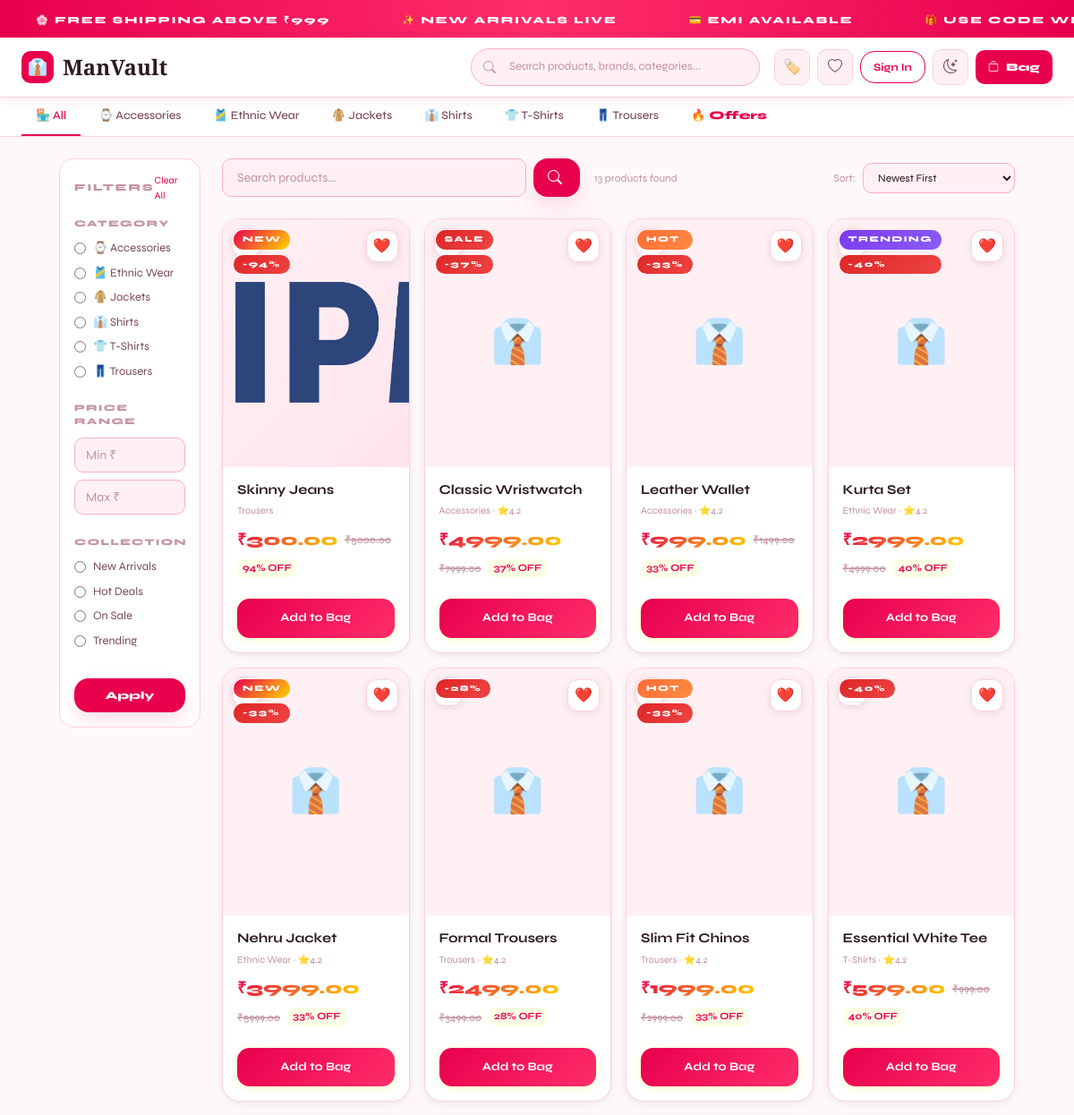
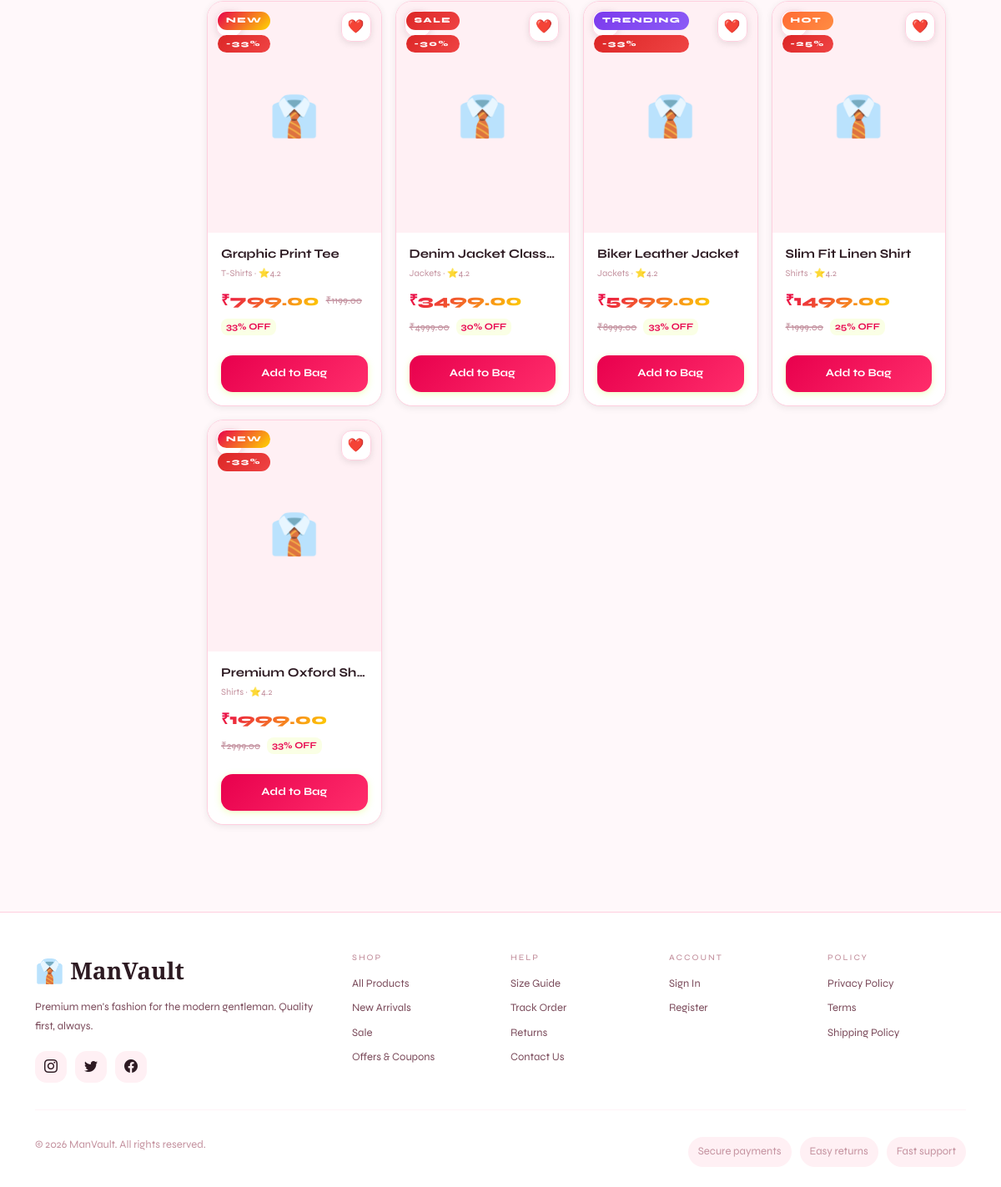
The app's page /shop/ with its own data (2 pictures, top to bottom).
### store/models.py (models this page shows, shortened)
class Category(models.Model):
    name = models.CharField(max_length=100)
    slug = models.SlugField(unique=True)
    description = models.TextField(blank=True)
    image = models.ImageField(upload_to='categories/', blank=True, null=True)
    icon = models.CharField(max_length=10, default='👕')
    is_active = models.BooleanField(default=True)
    created_at = models.DateTimeField(auto_now_add=True)
    class Meta:
        verbose_name_plural = 'Categories'
        ordering = ['name']

class Product(models.Model):
    BADGE_CHOICES = [('','None'),('new','NEW'),('hot','HOT'),('sale','SALE'),('trending','TRENDING')]
    category = models.ForeignKey(Category, on_delete=models.SET_NULL, null=True, related_name='products')
    brand = models.ForeignKey(Brand, on_delete=models.SET_NULL, null=True, blank=True, related_name='products')
    name = models.CharField(max_length=200)
    slug = models.SlugField(unique=True, blank=True)
    description = models.TextField(blank=True)
    material = models.CharField(max_length=200, blank=True)
    price = models.DecimalField(max_digits=10, decimal_places=2)
    original_price = models.DecimalField(max_digits=10, decimal_places=2, blank=True, null=True)
    stock = models.PositiveIntegerField(default=0)
    badge = models.CharField(max_length=20, choices=BADGE_CHOICES, blank=True)
    is_active = models.BooleanField(default=True)
    is_featured = models.BooleanField(default=False)
    rating = models.DecimalField(max_digits=3, decimal_places=1, default=0)
    review_count = models.PositiveIntegerField(default=0)
    sales_count = models.PositiveIntegerField(default=0)
    created_at = models.DateTimeField(auto_now_add=True)
    updated_at = models.DateTimeField(auto_now=True)
    class Meta: ordering = ['-created_at']
    @property
    def discount_percent(self):
        if self.original_price and self.original_price > self.price:
            return int(((self.original_price - self.price) / self.original_price) * 100)
        return 0
    @property
    def main_image(self):
        return self.images.filter(is_primary=True).first() or self.images.first()

class ProductImage(models.Model):
    product = models.ForeignKey(Product, on_delete=models.CASCADE, related_name='images')
    image = models.ImageField(upload_to='products/')
    alt_text = models.CharField(max_length=200, blank=True)
    is_primary = models.BooleanField(default=False)
    order = models.PositiveIntegerField(default=0)
    class Meta: ordering = ['order']

### store/views.py (the view)
# urls.py: path('shop/', views.shop, name='shop'),
def shop(request):
    products = Product.objects.filter(is_active=True)
    categories = Category.objects.filter(is_active=True)
    brands = Brand.objects.filter(is_active=True)
    q = request.GET.get('q',''); cat = request.GET.get('category','')
    brand = request.GET.get('brand',''); min_p = request.GET.get('min_price','')
    max_p = request.GET.get('max_price',''); sort = request.GET.get('sort','-created_at')
    badge = request.GET.get('badge','')
    if q: products = products.filter(Q(name__icontains=q)|Q(description__icontains=q)|Q(category__name__icontains=q))
    if cat: products = products.filter(category__slug=cat)
    if brand: products = products.filter(brand__slug=brand)
    if min_p: products = products.filter(price__gte=min_p)
    if max_p: products = products.filter(price__lte=max_p)
    if badge: products = products.filter(badge=badge)
    sort_map = {'price_asc':'price','price_desc':'-price','rating':'-rating','newest':'-created_at','popular':'-sales_count'}
    products = products.order_by(sort_map.get(sort, '-created_at'))
    paginator = Paginator(products, 16)
    page = paginator.get_page(request.GET.get('page', 1))
    return render(request, 'store/shop.html', {
        'products': page, 'categories': categories, 'brands': brands,
        'q': q, 'selected_cat': cat, 'selected_brand': brand,
        'min_price': min_p, 'max_price': max_p, 'sort': sort, 'badge': badge,
        'total_products': paginator.count, 'badges': BADGE_CHOICES,
    })

### templates/store/shop.html (shortened to what this page needs)
{% extends 'base.html' %}
{% block content %}
<div class="container-fluid py-4 shop-page" style="max-width:1400px">
  <div class="row g-4">
    <div class="col-lg-2">
      <div class="mv-card p-3 shop-sidebar" style="position:sticky;top:80px">
        <div class="d-flex justify-content-between align-items-center mb-3">
          <span style="font-size:11px;font-weight:800;letter-spacing:2px;text-transform:uppercase;color:var(--tx3)">Filters</span>
          <a href="{% url 'store:shop' %}" style="font-size:11px;color:var(--acc)">Clear All</a>
        </div>
        <form method="GET" id="filter-form" class="shop-filter-form">
          <div class="mb-4">
            <div style="font-size:10px;font-weight:800;letter-spacing:1.5px;text-transform:uppercase;color:var(--tx3);margin-bottom:10px">Category</div>
            {% for cat in categories %}
            <label style="display:flex;align-items:center;gap-8px;margin-bottom:8px;cursor:pointer;font-size:13px;color:{% if selected_cat == cat.slug %}var(--acc){% else %}var(--tx2){% endif %}">
              <input type="radio" name="category" value="{{ cat.slug }}" {% if selected_cat == cat.slug %}checked{% endif %} onchange="this.form.submit()" style="accent-color:var(--acc);margin-right:8px">{{ cat.icon }} {{ cat.name }}
            </label>
            {% endfor %}
          </div>
          <div class="mb-4">
            <div style="font-size:10px;font-weight:800;letter-spacing:1.5px;text-transform:uppercase;color:var(--tx3);margin-bottom:10px">Price Range</div>
            <input type="number" name="min_price" placeholder="Min ₹" value="{{ min_price }}" class="mv-input" style="margin-bottom:8px;padding:8px 12px!important">
            <input type="number" name="max_price" placeholder="Max ₹" value="{{ max_price }}" class="mv-input" style="padding:8px 12px!important">
          </div>
          <div class="mb-4">
            <div style="font-size:10px;font-weight:800;letter-spacing:1.5px;text-transform:uppercase;color:var(--tx3);margin-bottom:10px">Collection</div>
            {% for val,lbl in badges %}
            <label style="display:flex;align-items:center;margin-bottom:8px;cursor:pointer;font-size:13px;color:{% if badge == val %}var(--acc){% else %}var(--tx2){% endif %}">
              <input type="radio" name="badge" value="{{ val }}" {% if badge == val %}checked{% endif %} onchange="this.form.submit()" style="accent-color:var(--acc);margin-right:8px">{{ lbl }}
            </label>
            {% endfor %}
          </div>
          <button type="submit" class="mv-btn w-100 justify-content-center" style="padding:10px;font-size:12px">Apply</button>
        </form>
      </div>
    </div>
    <div class="col-lg-10">
      <div class="d-flex justify-content-between align-items-center mb-4 flex-wrap gap-2 shop-toolbar">
        <div class="d-flex gap-3 align-items-center flex-grow-1">
          <form method="GET" class="shop-search-form d-flex gap-2 flex-grow-1" style="max-width:400px">
            <input type="text" name="q" value="{{ q }}" placeholder="Search products..." class="mv-input" id="search-input" autocomplete="off" style="flex:1;padding:10px 16px!important">
            <button type="submit" class="mv-btn"><i class="bi bi-search"></i></button>
          </form>
          <span style="font-size:12px;color:var(--tx3)">{{ total_products }} products found</span>
        </div>
        <div class="d-flex gap-2 align-items-center">
          <span style="font-size:12px;color:var(--tx3)">Sort:</span>
          <select name="sort" form="filter-form" onchange="document.getElementById('filter-form').submit()" class="mv-input" style="width:auto;padding:8px 12px!important;font-size:12px!important">
            <option value="-created_at" {% if sort == '-created_at' %}selected{% endif %}>Newest First</option>
          </select>
        </div>
      </div>
      {% if products %}
      <div class="row g-3">
        {% for p in products %}{% include 'store/partials/product_card.html' %}{% endfor %}
      </div>
      {% endif %}
    </div>
  </div>
</div>
{% endblock %}

### templates/base.html (shortened to what this page needs)
<!DOCTYPE html>
<html lang="en">
<head>
<link href="https://cdn.jsdelivr.net/npm/bootstrap@5.3.0/dist/css/bootstrap.min.css" rel="stylesheet"/>
<link href="https://cdn.jsdelivr.net/npm/bootstrap-icons@1.11.0/font/bootstrap-icons.css" rel="stylesheet"/>
</head>
<body>
<div class="ticker">
  <div class="ticker-inner">
    {% for _ in "12345678" %}
    <span class="ticker-item">🌸 FREE SHIPPING ABOVE ₹999</span>
    <span class="ticker-item">✨ NEW ARRIVALS LIVE</span>
    <span class="ticker-item">💳 EMI AVAILABLE</span>
    <span class="ticker-item">🎁 USE CODE WELCOME10 — 10% OFF</span>
    {% endfor %}
  </div>
</div>
<nav class="mv-navbar">
  <div class="container-fluid d-flex flex-wrap align-items-center gap-3">
    <div class="d-flex align-items-center gap-3 flex-grow-1">
      <a href="{% url 'store:home' %}" class="mv-logo">
        <div class="mv-logo-icon">👔</div> ManVault
      </a>
    </div>
    <div class="nav-search d-none d-md-flex flex-grow-1">
      <form action="{% url 'store:shop' %}" method="GET" class="w-100">
        <i class="bi bi-search si"></i>
        <input type="text" name="q" placeholder="Search products, brands, categories..." value="{{ request.GET.q }}">
      </form>
    </div>
    <div class="nav-actions d-none d-md-flex align-items-center gap-2 ms-auto">
      <a href="{% url 'store:offers' %}" class="icon-btn" title="Offers & Coupons">🏷️</a>
      <a href="{% url 'store:wishlist' %}" class="icon-btn" title="Wishlist">
        <i class="bi bi-heart"></i>
      </a>
      {% if user.is_authenticated %}
        <a href="{% url 'notifications:list' %}" class="icon-btn" title="Notifications">
          <i class="bi bi-bell"></i>
          {% if notif_count %}<span class="icon-badge">{{ notif_count }}</span>{% endif %}
        </a>
        {% if user.is_staff %}
          <a href="{% url 'dashboard:home' %}" class="icon-btn" title="Admin Dashboard">
            <i class="bi bi-speedometer2"></i>
          </a>
        {% endif %}
        <div class="dropdown">
          <div class="icon-btn" data-bs-toggle="dropdown" style="cursor:pointer" aria-expanded="false">
            <i class="bi bi-person"></i>
          </div>
          <ul class="dropdown-menu dropdown-menu-end">
            <li style="padding:10px 16px;border-bottom:1px solid var(--brd2);margin-bottom:4px">
              <div style="font-weight:700;font-size:13px;color:var(--tx)">{{ user.full_name }}</div>
              <div style="font-size:11px;color:var(--tx3)">{{ user.email }}</div>
              <div style="font-size:10px;color:var(--acc);margin-top:3px;font-weight:700">⭐ {{ user.loyalty_points }} pts</div>
            </li>
            <li><a href="{% url 'accounts:profile' %}" class="dropdown-item">👤 Profile</a></li>
            <li><a href="{% url 'orders:order_list' %}" class="dropdown-item">📦 My Orders</a></li>
            <li><a href="{% url 'accounts:logout' %}" class="dropdown-item" style="color:#DC2626!important">🚪 Sign Out</a></li>
          </ul>
        </div>
      {% else %}
        <a href="{% url 'accounts:login' %}" class="mv-btn-outline" style="padding:8px 14px;font-size:12px">Sign In</a>
      {% endif %}
      <button class="icon-btn" onclick="toggleTheme()" title="Toggle dark mode" aria-label="Toggle dark mode">
        <i class="bi bi-moon-stars"></i>
      </button>
      <a href="{% url 'store:cart' %}" class="cart-btn">
        <i class="bi bi-bag"></i> Bag
      </a>
    </div>
  </div>
</nav>
<div class="cat-nav flex-wrap">
  <a href="{% url 'store:shop' %}" {% if request.path == '/shop/' %}class="active"{% endif %}>🏪 All</a>
  {% for cat in cats_for_nav %}
  <a href="{% url 'store:category' cat.slug %}">{{ cat.icon }} {{ cat.name }}</a>
  {% endfor %}
  <a href="{% url 'store:offers' %}" style="color:var(--acc);font-weight:800">🔥 Offers</a>
</div>
<main class="container px-3 px-md-4">
{% block content %}{% endblock %}
</main>
<footer class="mv-footer">
  <div class="container">
    <div class="row g-4">
      <div class="col-lg-4">
        <div class="footer-logo mb-2">👔 ManVault</div>
        <p class="footer-text">Premium men's fashion for the modern gentleman. Quality first, always.</p>
        <div class="footer-socials">
          <a href="#" class="footer-social-btn"><i class="bi bi-instagram"></i></a>
          <a href="#" class="footer-social-btn"><i class="bi bi-twitter"></i></a>
          <a href="#" class="footer-social-btn"><i class="bi bi-facebook"></i></a>
        </div>
      </div>
      <div class="col-sm-4 col-lg-2 footer-links">
        <h6>Shop</h6>
        <a href="{% url 'store:shop' %}">All Products</a>
        <a href="{% url 'store:shop' %}?badge=new">New Arrivals</a>
        <a href="{% url 'store:shop' %}?badge=sale">Sale</a>
        <a href="{% url 'store:offers' %}">Offers & Coupons</a>
      </div>
      <div class="col-sm-4 col-lg-2 footer-links">
        <h6>Help</h6>
        <a href="#">Size Guide</a>
        <a href="#">Track Order</a>
        <a href="#">Returns</a>
        <a href="#">Contact Us</a>
      </div>
      <div class="col-sm-4 col-lg-2 footer-links">
        <h6>Account</h6>
        {% if user.is_authenticated %}
        <a href="{% url 'accounts:profile' %}">My Profile</a>
        <a href="{% url 'orders:order_list' %}">My Orders</a>
        <a href="{% url 'store:wishlist' %}">Wishlist</a>
        {% else %}
        <a href="{% url 'accounts:login' %}">Sign In</a>
        <a href="{% url 'accounts:register' %}">Register</a>
        {% endif %}
      </div>
      <div class="col-lg-2 footer-links">
        <h6>Policy</h6>
        <a href="#">Privacy Policy</a>
        <a href="#">Terms</a>
        <a href="#">Shipping Policy</a>
      </div>
    </div>
    <hr style="border-color:var(--brd2);margin:32px 0 20px">
    <div class="footer-bottom">
      <p>© {% now 'Y' %} ManVault. All rights reserved.</p>
      <div class="footer-cert">
        <span>Secure payments</span>
        <span>Easy returns</span>
        <span>Fast support</span>
      </div>
    </div>
  </div>
</footer>
</body>
</html>

### templates/store/partials/product_card.html
<div class="col-6 col-md-4 col-lg-3">
  <div class="product-card">
    <div class="product-img-wrap">
      <a href="{% url 'store:product_detail' p.slug %}">
        {% if p.main_image %}<img src="{{ p.main_image.image.url }}" alt="{{ p.name }}" loading="lazy">
        {% else %}<div style="width:100%;height:100%;display:flex;align-items:center;justify-content:center;font-size:48px;background:var(--bg3)">👔</div>{% endif %}
      </a>
      <div class="product-badges">
        {% if p.badge %}<span class="badge-{{ p.badge }}">{{ p.badge|upper }}</span>{% endif %}
        {% if p.discount_percent %}<span class="badge-sale">-{{ p.discount_percent }}%</span>{% endif %}
      </div>
      <button class="wish-btn ajax-wish" data-pid="{{ p.id }}" title="Wishlist" aria-label="Add to wishlist">❤️</button>
      <button class="wish-btn" style="top:10px;left:10px;background:rgba(255,255,255,.85);border:1.5px solid var(--brd2);width:32px;height:32px;display:flex;align-items:center;justify-content:center;font-size:14px;cursor:pointer;transition:all .2s;backdrop-filter:blur(4px)" onclick="quickView({{ p.id }})" title="Quick View" aria-label="Quick view product">👁️</button>
    </div>
    <div class="product-info">
      <div class="product-name"><a href="{% url 'store:product_detail' p.slug %}" style="color:var(--tx)">{{ p.name }}</a></div>
      <div class="product-meta">{% if p.category %}{{ p.category.name }}{% endif %}{% if p.rating %} · ⭐{{ p.rating }}{% endif %}</div>
      <div class="product-price">
        <span class="price-cur">₹{{ p.price }}</span>
        {% if p.original_price %}<span class="price-orig">₹{{ p.original_price }}</span><span class="price-disc">{{ p.discount_percent }}% OFF</span>{% endif %}
      </div>
      {% if p.stock == 0 %}
        <button class="add-btn" disabled style="opacity:.5">Out of Stock</button>
      {% else %}
        <button class="add-btn ajax-add-cart" data-pid="{{ p.id }}" aria-label="Add to cart">Add to Bag</button>
      {% endif %}
    </div>
  </div>
</div>

### records on screen
Category: icon "⌚", name "Accessories", slug "☐ ⌚ Accessories"
Category: icon "🎽", name "Ethnic Wear", slug "☐ 🎽 Ethnic Wear"
Category: icon "🧥", name "Jackets", slug "☐ 🧥 Jackets"
Category: icon "👔", name "Shirts", slug "☐ 👔 Shirts"
Category: icon "👕", name "T-Shirts", slug "☐ 👕 T-Shirts"
Category: icon "👖", name "Trousers", slug "☐ 👖 Trousers"
Product: main_image.image (picture), badge "NEW", discount_percent "94", name "Skinny Jeans", category.name "Trousers", price "300.00", original_price "5000.00"
Product: badge "SALE", discount_percent "37", name "Classic Wristwatch", category.name "Accessories", rating "4.2", price "4999.00", original_price "7999.00"
Product: badge "HOT", discount_percent "33", name "Leather Wallet", category.name "Accessories", rating "4.2", price "999.00", original_price "1499.00"
Product: badge "TRENDING", discount_percent "40", name "Kurta Set", category.name "Ethnic Wear", rating "4.2", price "2999.00", original_price "4999.00"
Product: badge "NEW", discount_percent "33", name "Nehru Jacket", category.name "Ethnic Wear", rating "4.2", price "3999.00", original_price "5999.00"
Product: discount_percent "28", name "Formal Trousers", category.name "Trousers", rating "4.2", price "2499.00", original_price "3499.00"
Product: badge "HOT", discount_percent "33", name "Slim Fit Chinos", category.name "Trousers", rating "4.2", price "1999.00", original_price "2999.00"
Product: discount_percent "40", name "Essential White Tee", category.name "T-Shirts", rating "4.2", price "599.00", original_price "999.00"
Product: badge "NEW", discount_percent "33", name "Graphic Print Tee", category.name "T-Shirts", rating "4.2", price "799.00", original_price "1199.00"
Product: badge "SALE", discount_percent "30", name "Denim Jacket Class…", category.name "Jackets", rating "4.2", price "3499.00", original_price "4999.00"
Product: badge "TRENDING", discount_percent "33", {{ p.id }} 3 (drawn), name "Biker Leather Jacket", category.name "Jackets", rating "4.2", price "5999.00", original_price "8999.00"
Product: badge "HOT", discount_percent "25", name "Slim Fit Linen Shirt", category.name "Shirts", rating "4.2", price "1499.00", original_price "1999.00"
Product: badge "NEW", discount_percent "33", name "Premium Oxford Sh…", category.name "Shirts", rating "4.2", price "1999.00", original_price "2999.00"

### other values on screen
{{ lbl }} "New Arrivals" "Hot Deals" "On Sale" "Trending"
{{ total_products }} "13"
